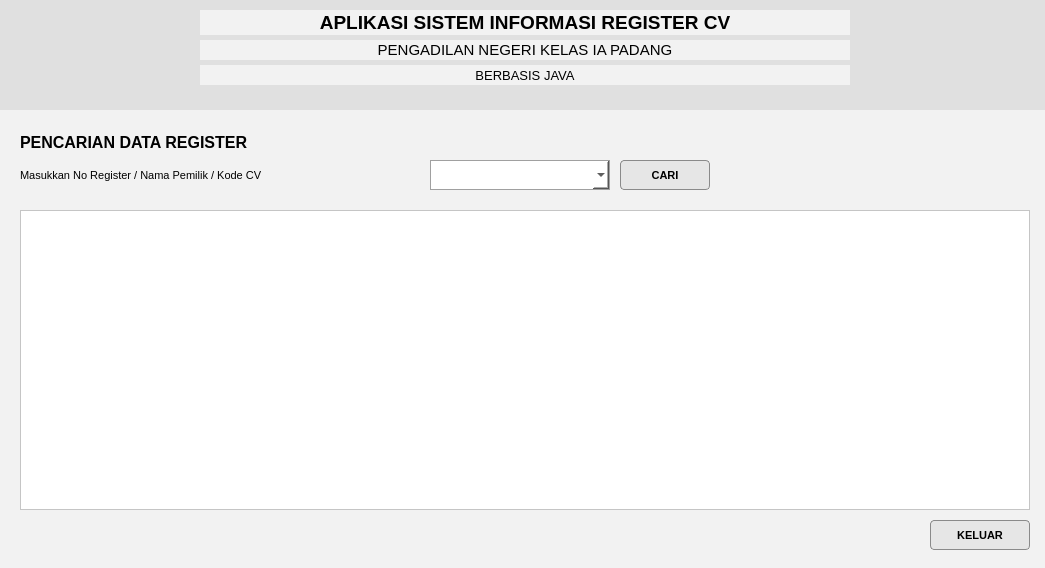
<?xml version="1.0" encoding="UTF-8"?>
<ui version="4.0">
 <class>Form</class>
 <widget class="QWidget" name="Form">
  <property name="geometry">
   <rect>
    <x>0</x>
    <y>0</y>
    <width>1045</width>
    <height>568</height>
   </rect>
  </property>
  <property name="windowTitle">
   <string>Pencarian Data Register CV</string>
  </property>
  <property name="styleSheet">
   <string>
/* ================= GLOBAL ================= */
QWidget {
    background-color: #f2f2f2;
    font-family: Arial;
    font-size: 11px;
    color: #000000;
}

/* ================= LABEL ================= */
QLabel {
    color: #000000;
}

/* ================= BUTTON ================= */
QPushButton {
    background-color: #e6e6e6;
    border: 1px solid #8a8a8a;
    border-radius: 4px;
    padding: 5px 12px;
    font-weight: bold;
}

QPushButton:hover {
    background-color: #dcdcdc;
}

QPushButton:pressed {
    background-color: #cfcfcf;
}

/* ================= COMBOBOX ================= */
QComboBox {
    background-color: #ffffff;
    border: 1px solid #a0a0a0;
    padding: 4px;
}

/* ================= TABLE ================= */
QTableWidget {
    background-color: #ffffff;
    gridline-color: #c0c0c0;
}

QHeaderView::section {
    background-color: #e0e0e0;
    border: 1px solid #b0b0b0;
    padding: 4px;
    font-weight: bold;
}

/* ================= HEADER FRAME ================= */
QFrame#frameHeader {
    background-color: #e0e0e0;
}
   </string>
  </property>
  <widget class="QFrame" name="frameHeader">
   <property name="geometry">
    <rect>
     <x>0</x>
     <y>0</y>
     <width>1050</width>
     <height>110</height>
    </rect>
   </property>
   <widget class="QLabel" name="lblJudul1">
    <property name="geometry">
     <rect>
      <x>200</x>
      <y>10</y>
      <width>650</width>
      <height>25</height>
     </rect>
    </property>
    <property name="styleSheet">
     <string>font: bold 14pt;</string>
    </property>
    <property name="text">
     <string>APLIKASI SISTEM INFORMASI REGISTER CV</string>
    </property>
    <property name="alignment">
     <set>Qt::AlignmentFlag::AlignCenter</set>
    </property>
   </widget>
   <widget class="QLabel" name="lblJudul2">
    <property name="geometry">
     <rect>
      <x>200</x>
      <y>40</y>
      <width>650</width>
      <height>20</height>
     </rect>
    </property>
    <property name="styleSheet">
     <string>font: 11pt;</string>
    </property>
    <property name="text">
     <string>PENGADILAN NEGERI KELAS IA PADANG</string>
    </property>
    <property name="alignment">
     <set>Qt::AlignmentFlag::AlignCenter</set>
    </property>
   </widget>
   <widget class="QLabel" name="lblJudul3">
    <property name="geometry">
     <rect>
      <x>200</x>
      <y>65</y>
      <width>650</width>
      <height>20</height>
     </rect>
    </property>
    <property name="styleSheet">
     <string>font: 10pt;</string>
    </property>
    <property name="text">
     <string>BERBASIS JAVA</string>
    </property>
    <property name="alignment">
     <set>Qt::AlignmentFlag::AlignCenter</set>
    </property>
   </widget>
  </widget>
  <widget class="QLabel" name="lblCari">
   <property name="geometry">
    <rect>
     <x>20</x>
     <y>130</y>
     <width>300</width>
     <height>25</height>
    </rect>
   </property>
   <property name="styleSheet">
    <string>font: bold 12pt;</string>
   </property>
   <property name="text">
    <string>PENCARIAN DATA REGISTER</string>
   </property>
  </widget>
  <widget class="QLabel" name="lblFilter">
   <property name="geometry">
    <rect>
     <x>20</x>
     <y>165</y>
     <width>400</width>
     <height>20</height>
    </rect>
   </property>
   <property name="text">
    <string>Masukkan No Register / Nama Pemilik / Kode CV</string>
   </property>
  </widget>
  <widget class="QComboBox" name="cmbCari">
   <property name="geometry">
    <rect>
     <x>430</x>
     <y>160</y>
     <width>180</width>
     <height>30</height>
    </rect>
   </property>
  </widget>
  <widget class="QPushButton" name="btnCari">
   <property name="geometry">
    <rect>
     <x>620</x>
     <y>160</y>
     <width>90</width>
     <height>30</height>
    </rect>
   </property>
   <property name="text">
    <string>CARI</string>
   </property>
  </widget>
  <widget class="QTableWidget" name="tableRegister">
   <property name="geometry">
    <rect>
     <x>20</x>
     <y>210</y>
     <width>1010</width>
     <height>300</height>
    </rect>
   </property>
  </widget>
  <widget class="QPushButton" name="btnKeluar">
   <property name="geometry">
    <rect>
     <x>930</x>
     <y>520</y>
     <width>100</width>
     <height>30</height>
    </rect>
   </property>
   <property name="text">
    <string>KELUAR</string>
   </property>
  </widget>
 </widget>
 <resources/>
 <connections/>
</ui>
